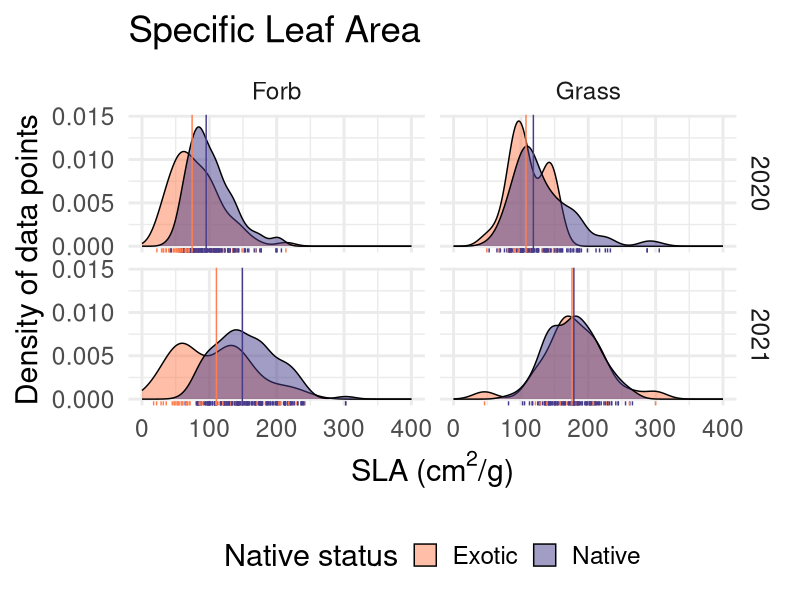
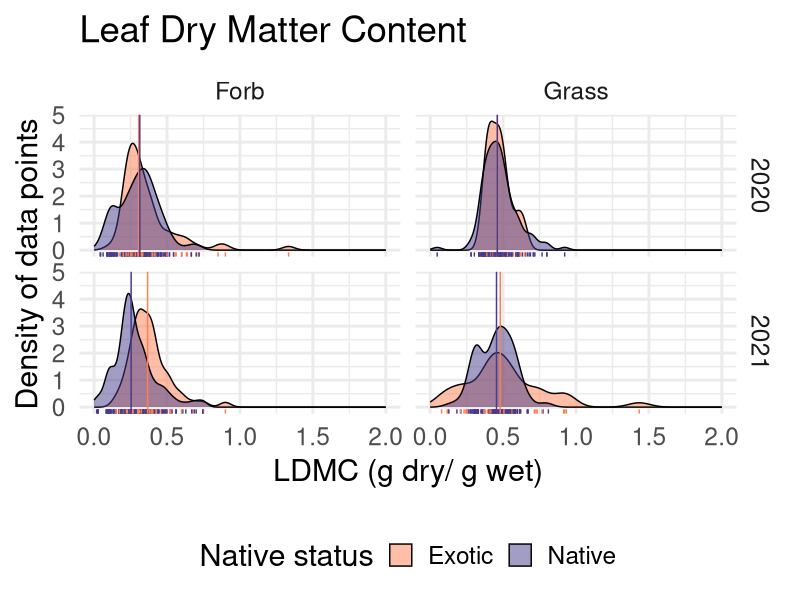
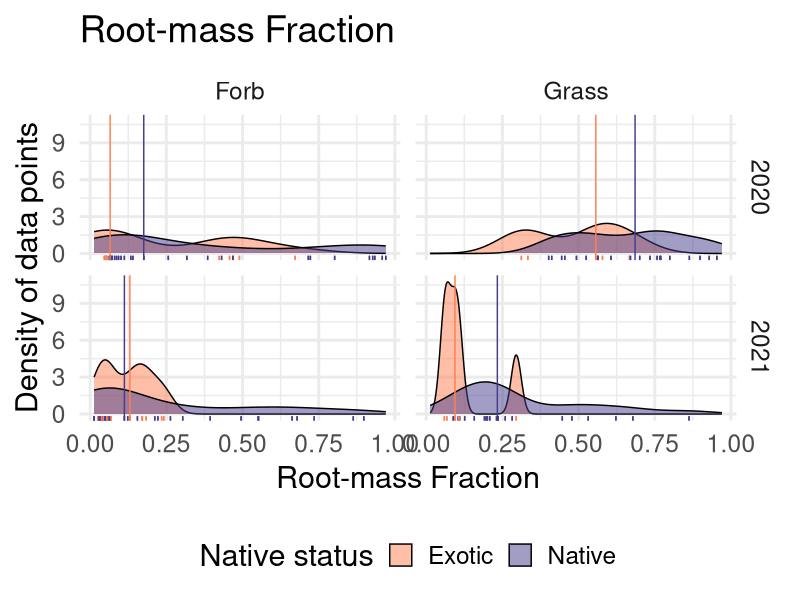
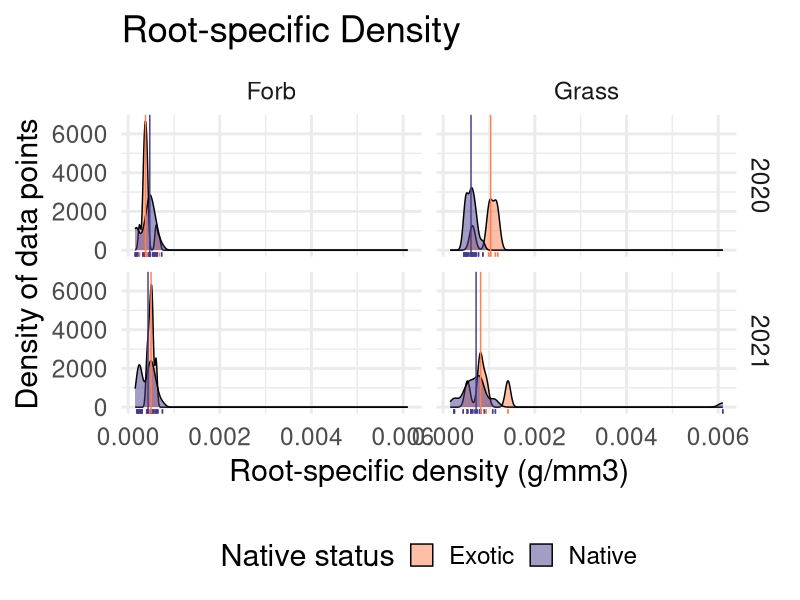
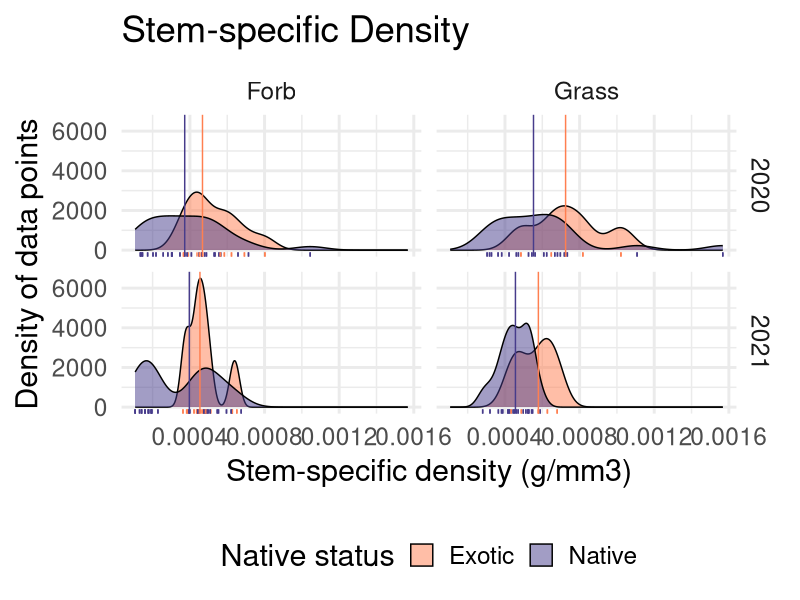
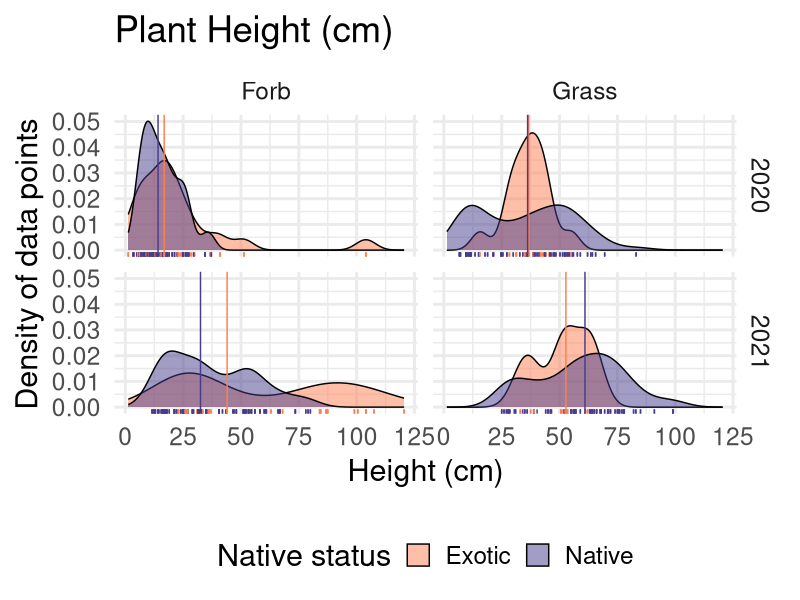
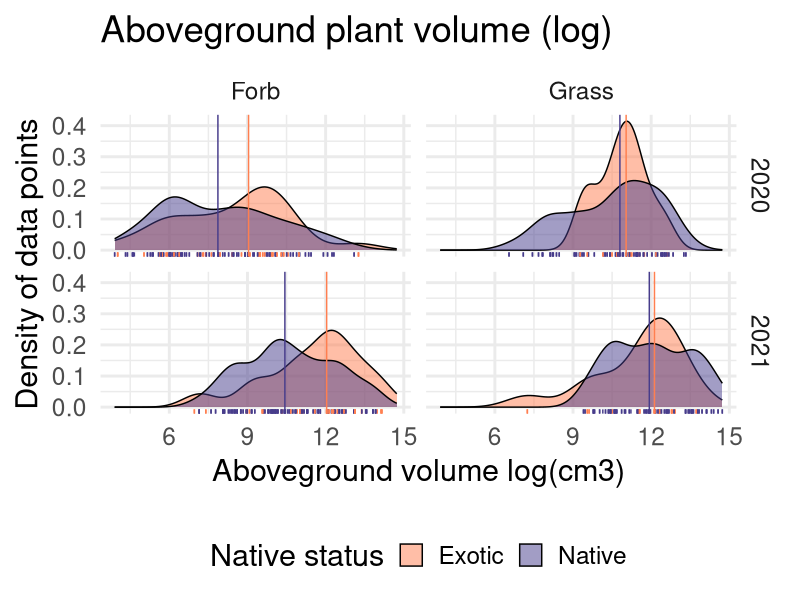
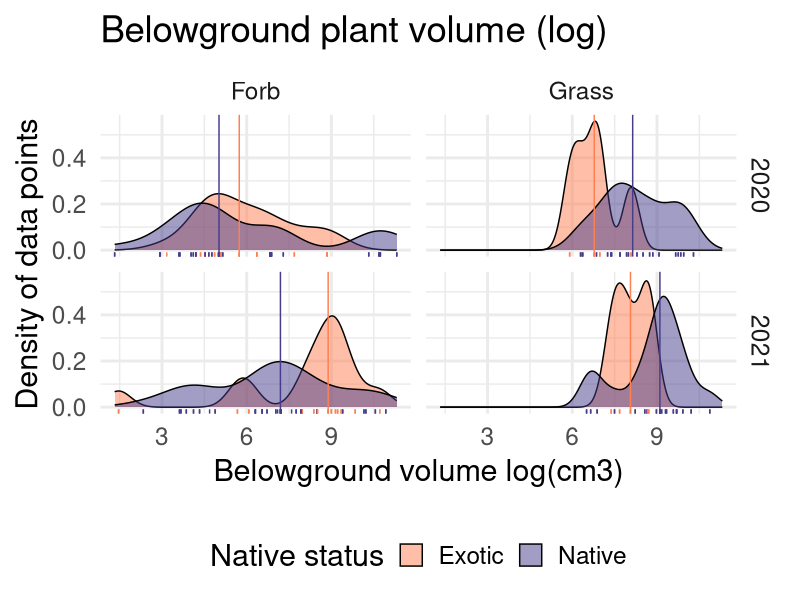

The R source for these figures, in order:
library( Cairo)
library(tidyverse)

traits<-read.csv("data/Traits.GPS.Comp.15.02.2024.csv")

traits$above.below.dry.ratio<-as.numeric(paste0(traits$total.below.dry.mass.g))/(traits$total.above.dry.mass.g+as.numeric(paste0(traits$total.below.dry.mass.g)))
traits$cover.area<-pi*(traits$Width.90.cm.y/2)*(traits$Width.long.cm.y/2)
traits$above.volume<-pi*(traits$Width.90.cm.y/2)*(traits$Width.long.cm.y/2)*traits$Height.cm.y*(4/3)
traits$below.volume<-pi*(as.numeric(paste0(traits$Root.lateral.cm))/2)*
  (as.numeric(paste0(traits$Root.lateral.cm))/2)*as.numeric(paste0(traits$Root.depth.cm))*(4/3)

#### SLA ########
CairoPNG("SLA.png",height=800,width=1200)
mean.vals<-aggregate(as.numeric(paste0(traits$SLA)),by=list(traits$Year,traits$Native.Exotic,traits$Life.form),median,na.rm=T)
names(mean.vals)<-c("Year","Native.Exotic","Life.form","mean")
ggplot(traits, aes(as.numeric(paste0(SLA)), fill=Native.Exotic,col=Native.Exotic))+
  geom_density(position = "identity",alpha=0.5,col="black")+
  geom_rug(position="identity",sides="b",aes(col=Native.Exotic))+
  ylab("Density of data points")+
  xlim(0,400)+
  geom_vline(data=mean.vals,(aes(xintercept=mean,col=Native.Exotic)))+
  xlab(expression(paste("SLA (",cm^{2},"/g)")))+
  facet_grid(Year~Life.form)+
  labs(fill="Native status")+
  scale_colour_manual(values=c("coral","slateblue4"),guide=F)+
  scale_fill_manual(values=c("coral","slateblue4"))+
  ggtitle("Specific Leaf Area")+theme_minimal(base_size = 22)+
  theme(legend.position = "bottom")
dev.off()
#### LDMC ########
CairoPNG("LDMC.png",height=800,width=1200)
mean.vals<-aggregate(traits$LDMC.dry.wet,by=list(traits$Year,traits$Native.Exotic,traits$Life.form),median,na.rm=T)
names(mean.vals)<-c("Year","Native.Exotic","Life.form","mean")
ggplot(traits, aes(LDMC.dry.wet, fill=Native.Exotic,col=Native.Exotic))+
  geom_density(position = "identity",alpha=0.5,col="black")+
  geom_rug(position="identity", sides="b")+
  xlim(0,2)+
  geom_vline(data=mean.vals,(aes(xintercept=mean,col=Native.Exotic)))+
  ylab("Density of data points")+
  xlab(expression(paste("LDMC (g dry/ g wet)")))+
  facet_grid(Year~Life.form)+
  labs(fill="Native status")+
  scale_colour_manual(values=c("coral","slateblue4"),guide=F)+
  scale_fill_manual(values=c("coral","slateblue4"))+
  ggtitle("Leaf Dry Matter Content")+theme_minimal(base_size = 22)+
  theme(legend.position = "bottom")
dev.off()
#### Above:Below Ratio ########
CairoPNG("Root.mass.fraction.png",height=800,width=1200)
mean.vals<-aggregate(traits$above.below.dry.ratio,by=list(traits$Year,traits$Native.Exotic,traits$Life.form),median,na.rm=T)
names(mean.vals)<-c("Year","Native.Exotic","Life.form","mean")
ggplot(traits, aes(above.below.dry.ratio, fill=Native.Exotic,col=Native.Exotic))+
  geom_density(position = "identity",alpha=0.5,col="black")+
  geom_rug(position="identity", sides="b")+
  #xlim(0,2)+
  geom_vline(data=mean.vals,(aes(xintercept=mean,col=Native.Exotic)))+
  ylab("Density of data points")+
  xlab(expression(paste("Root-mass Fraction")))+
  facet_grid(Year~Life.form)+
  labs(fill="Native status")+
  scale_colour_manual(values=c("coral","slateblue4"),guide=F)+
  scale_fill_manual(values=c("coral","slateblue4"))+
  ggtitle("Root-mass Fraction")+theme_minimal(base_size = 22)+
  theme(legend.position = "bottom")
dev.off()
#### root.dry.density.g.mm3 ########
CairoPNG("root.dry.density.png",height=800,width=1200)
mean.vals<-aggregate(traits$root.dry.density.g.mm3,by=list(traits$Year,traits$Native.Exotic,traits$Life.form),median,na.rm=T)
names(mean.vals)<-c("Year","Native.Exotic","Life.form","mean")
ggplot(traits, aes(root.dry.density.g.mm3, fill=Native.Exotic,col=Native.Exotic))+
  geom_density(position = "identity",alpha=0.5,col="black")+
  geom_rug(position="identity", sides="b")+
  #xlim(0,2)+
  ylab("Density of data points")+
  geom_vline(data=mean.vals,(aes(xintercept=mean,col=Native.Exotic)))+
  xlab(expression(paste("Root-specific density (g/mm3)")))+
  facet_grid(Year~Life.form)+
  labs(fill="Native status")+
  scale_colour_manual(values=c("coral","slateblue4"),guide=F)+
  scale_fill_manual(values=c("coral","slateblue4"))+
  ggtitle("Root-specific Density")+theme_minimal(base_size = 22)+
  theme(legend.position = "bottom")
dev.off()
#### stem.dry.density.g.mm3 ########
CairoPNG("stem.dry.density.png",height=800,width=1200)
mean.vals<-aggregate(traits$stem.dry.density.g.mm3,by=list(traits$Year,traits$Native.Exotic,traits$Life.form),median,na.rm=T)
names(mean.vals)<-c("Year","Native.Exotic","Life.form","mean")
ggplot(traits, aes(stem.dry.density.g.mm3, fill=Native.Exotic,col=Native.Exotic))+
  geom_density(position = "identity",alpha=0.5,col="black")+
  geom_rug(position="identity", sides="b")+
  #xlim(0,2)+
  geom_vline(data=mean.vals,(aes(xintercept=mean,col=Native.Exotic)))+
  ylab("Density of data points")+
  xlab(expression(paste("Stem-specific density (g/mm3)")))+
  facet_grid(Year~Life.form)+
  labs(fill="Native status")+
  scale_colour_manual(values=c("coral","slateblue4"),guide=F)+
  scale_fill_manual(values=c("coral","slateblue4"))+
  ggtitle("Stem-specific Density")+theme_minimal(base_size = 22)+
  theme(legend.position = "bottom")
dev.off()
#### Height ########
CairoPNG("Height.png",height=800,width=1200)
mean.vals<-aggregate(traits$Height.cm.y,by=list(traits$Year,traits$Native.Exotic,traits$Life.form),median,na.rm=T)
names(mean.vals)<-c("Year","Native.Exotic","Life.form","mean")
ggplot(traits, aes(Height.cm.y, fill=Native.Exotic,col=Native.Exotic))+
  geom_density(position = "identity",alpha=0.5,col="black")+
  geom_rug(position="identity",sides="b",aes(col=Native.Exotic))+
  ylab("Density of data points")+
  #xlim(0,400)+
  geom_vline(data=mean.vals,(aes(xintercept=mean,col=Native.Exotic)))+
  xlab(expression(paste("Height (cm)")))+
  facet_grid(Year~Life.form)+
  labs(fill="Native status")+
  scale_colour_manual(values=c("coral","slateblue4"),guide=F)+
  scale_fill_manual(values=c("coral","slateblue4"))+
  ggtitle("Plant Height (cm)")+theme_minimal(base_size = 22)+
  theme(legend.position = "bottom")
dev.off()

#### Volume ########
CairoPNG("Plant.above.volume.png",height=800,width=1200)
mean.vals<-aggregate(log(traits$above.volume),by=list(traits$Year,traits$Native.Exotic,traits$Life.form),median,na.rm=T)
names(mean.vals)<-c("Year","Native.Exotic","Life.form","mean")
ggplot(traits, aes(log(above.volume), fill=Native.Exotic,col=Native.Exotic))+
  geom_density(position = "identity",alpha=0.5,col="black")+
  geom_rug(position="identity",sides="b",aes(col=Native.Exotic))+
  ylab("Density of data points")+
  #xlim(0,400)+
  geom_vline(data=mean.vals,(aes(xintercept=mean,col=Native.Exotic)))+
  xlab(expression(paste("Aboveground volume log(cm3)")))+
  facet_grid(Year~Life.form)+
  labs(fill="Native status")+
  scale_colour_manual(values=c("coral","slateblue4"),guide=F)+
  scale_fill_manual(values=c("coral","slateblue4"))+
  ggtitle("Aboveground plant volume (log)")+theme_minimal(base_size = 22)+
  theme(legend.position = "bottom")
dev.off()



CairoPNG("Plant.below.volume.png",height=800,width=1200)
mean.vals<-aggregate(log(traits$below.volume),by=list(traits$Year,traits$Native.Exotic,traits$Life.form),median,na.rm=T)
names(mean.vals)<-c("Year","Native.Exotic","Life.form","mean")
ggplot(traits, aes(log(below.volume), fill=Native.Exotic,col=Native.Exotic))+
  geom_density(position = "identity",alpha=0.5,col="black")+
  geom_rug(position="identity",sides="b",aes(col=Native.Exotic))+
  ylab("Density of data points")+
  #xlim(0,400)+
  geom_vline(data=mean.vals,(aes(xintercept=mean,col=Native.Exotic)))+
  xlab(expression(paste("Belowground volume log(cm3)")))+
  facet_grid(Year~Life.form)+
  labs(fill="Native status")+
  scale_colour_manual(values=c("coral","slateblue4"),guide=F)+
  scale_fill_manual(values=c("coral","slateblue4"))+
  ggtitle("Belowground plant volume (log)")+theme_minimal(base_size = 22)+
  theme(legend.position = "bottom")
dev.off()


#### Leaf Area ########
CairoPNG("Leaf.area.png",height=800,width=1200)
mean.vals<-aggregate(as.numeric(paste0(traits$Leaf.area.mm2)),by=list(traits$Year,traits$Native.Exotic,traits$Life.form),median,na.rm=T)
names(mean.vals)<-c("Year","Native.Exotic","Life.form","mean")
ggplot(traits, aes(as.numeric(paste0(traits$Leaf.area.mm2)), fill=Native.Exotic,col=Native.Exotic))+
  geom_density(position = "identity",alpha=0.5,col="black")+
  geom_rug(position="identity",sides="b",aes(col=Native.Exotic))+
  ylab("Density of data points")+
  #xlim(0,400)+
  geom_vline(data=mean.vals,(aes(xintercept=mean,col=Native.Exotic)))+
  xlab(expression(paste("Leaf area (mm2)")))+
  facet_grid(Year~Life.form)+
  labs(fill="Native status")+
  scale_colour_manual(values=c("coral","slateblue4"),guide=F)+
  scale_fill_manual(values=c("coral","slateblue4"))+
  ggtitle("Leaf area (mm2)")+theme_minimal(base_size = 22)+
  theme(legend.position = "bottom")
dev.off()

#### Leaf Thickness ########
CairoPNG("Leaf.thickness.png",height=800,width=1200)
mean.vals<-aggregate(as.numeric(paste0(traits$Leaf.thickness.mm)),by=list(traits$Year,traits$Native.Exotic,traits$Life.form),median,na.rm=T)
names(mean.vals)<-c("Year","Native.Exotic","Life.form","mean")
ggplot(traits, aes(as.numeric(paste0(Leaf.thickness.mm)), fill=Native.Exotic,col=Native.Exotic))+
  geom_density(position = "identity",alpha=0.5,col="black")+
  geom_rug(position="identity",sides="b",aes(col=Native.Exotic))+
  ylab("Density of data points")+
  #xlim(0,400)+
  geom_vline(data=mean.vals,(aes(xintercept=mean,col=Native.Exotic)))+
  xlab(expression(paste("Leaf thickness (mm)")))+
  facet_grid(Year~Life.form)+
  labs(fill="Native status")+
  scale_colour_manual(values=c("coral","slateblue4"),guide=F)+
  scale_fill_manual(values=c("coral","slateblue4"))+
  ggtitle("Leaf thickness")+theme_minimal(base_size = 22)+
  theme(legend.position = "bottom")
dev.off()


#### Leaf drymass ########
CairoPNG("Leaf.Drymass.png",height=800,width=1200)
mean.vals<-aggregate(as.numeric(paste0(traits$Leaf.dry.mass.g)),by=list(traits$Year,traits$Native.Exotic,traits$Life.form),median,na.rm=T)
names(mean.vals)<-c("Year","Native.Exotic","Life.form","mean")
ggplot(traits, aes(as.numeric(paste0(Leaf.dry.mass.g)), fill=Native.Exotic,col=Native.Exotic))+
  geom_density(position = "identity",alpha=0.5,col="black")+
  geom_rug(position="identity",sides="b",aes(col=Native.Exotic))+
  ylab("Density of data points")+
  #xlim(0,400)+
  geom_vline(data=mean.vals,(aes(xintercept=mean,col=Native.Exotic)))+
  xlab(expression(paste("Leaf dry mass (g)")))+
  facet_grid(Year~Life.form)+
  labs(fill="Native status")+
  scale_colour_manual(values=c("coral","slateblue4"),guide=F)+
  scale_fill_manual(values=c("coral","slateblue4"))+
  ggtitle("Leaf dry mass")+theme_minimal(base_size = 22)+
  theme(legend.position = "bottom")
dev.off()

#### Total reproduction ########
CairoPNG("TOTAL.repo.png",height=800,width=1200)
mean.vals<-aggregate(log(as.numeric(paste0(traits$TOTAL_Reproduction))+1),by=list(traits$Year,traits$Native.Exotic,traits$Life.form),median,na.rm=T)
names(mean.vals)<-c("Year","Native.Exotic","Life.form","mean")
ggplot(traits, aes(log(as.numeric(paste0(TOTAL_Reproduction))+1), fill=Native.Exotic,col=Native.Exotic))+
  geom_density(position = "identity",alpha=0.5,col="black")+
  geom_rug(position="identity",sides="b",aes(col=Native.Exotic))+
  ylab("Density of data points")+
  #xlim(0,400)+
  geom_vline(data=mean.vals,(aes(xintercept=mean,col=Native.Exotic)))+
  xlab(expression(paste("Total Reproduction log(seeds)")))+
  facet_grid(Year~Life.form)+
  labs(fill="Native status")+
  scale_colour_manual(values=c("coral","slateblue4"),guide=F)+
  scale_fill_manual(values=c("coral","slateblue4"))+
  ggtitle("Total Reproduction")+theme_minimal(base_size = 22)+
  theme(legend.position = "bottom")
dev.off()
